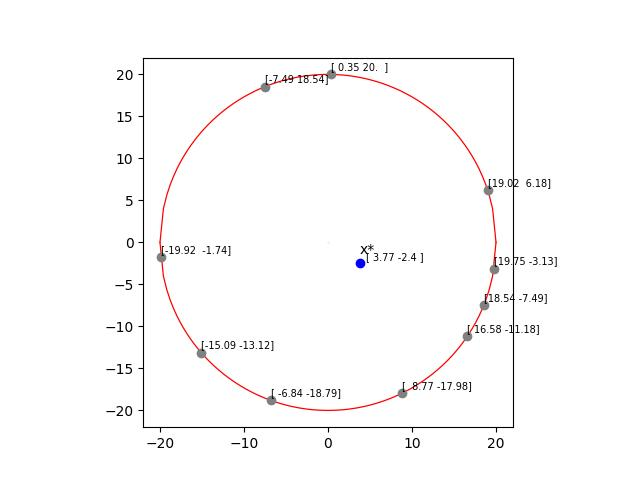

Recreate this plot in Python.
import numpy as np
import matplotlib.pyplot as plt


def get_points_on_circle(n, r):
    points = []

    for _ in range(n):
        phi = np.radians(np.random.randint(0, 360))
        x = r * np.cos(phi)
        y = r * np.sin(phi)
        points.append((x, y))

    return np.array(points)


def main():
    n = 10
    k = 13
    r = 20
    indexes = list(range(1, n + 1))
    tau = np.array([5 + 4 * np.sin(k * i / 2) for i in indexes])

    points = get_points_on_circle(n, r)
    pointsX = points.T[0]
    pointsY = points.T[1]

    d = np.sum(tau)

    xx = np.sum(tau * pointsX) / d
    xy = np.sum(tau * pointsY) / d

    print(np.round(tau,2))
    print(np.round(points,2))

    for pX, pY in points:
        plt.text(pX, pY + 0.5, str(np.round((pX, pY), 2)), fontsize=7)

    print(np.round(xx,2), np.round(xy,2))
    print(np.round(np.sqrt(xx * xx + xy * xy),2))

    circle_x = np.linspace(-r, r, 100)
    circle_y = np.sqrt(r * r - circle_x ** 2)

    plt.plot(circle_x, circle_y, linewidth=0.9, color="red")
    plt.plot(circle_x, -circle_y, linewidth=0.9, color="red")

    plt.plot(pointsX, pointsY, 'o', color="gray")

    plt.plot(0, 0, 'o', color="gray", markersize=0.1)
    plt.plot(xx, xy, 'o', color="blue")
    plt.text(xx, xy + 1, "x*")
    plt.text(xx+0.8, xy + 0.3, str(np.round((xx, xy), 2)), fontsize=7)

    ax = plt.gca()
    ax.set_aspect('equal', adjustable='box')
    plt.savefig("lab2.jpg")
    plt.show()


if __name__ == "__main__":
    main()
